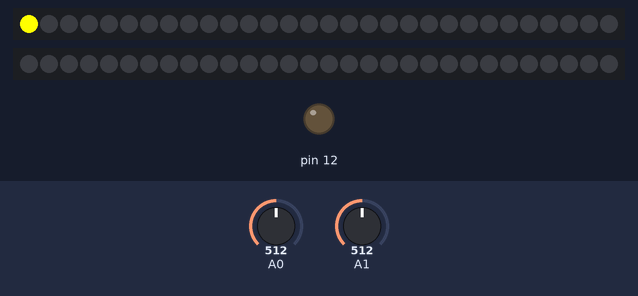
Bench run of a sketch on a simulated Arduino Uno, built with avr-gcc and run on an emulated ATmega328P. Shown: 2 × 30 RGB LEDs in strip order, left to right, output pins drawn as LEDs (lit = HIGH). The test bench sets the inputs (shaded band); at power-on: A0 = 512, A1 = 512.

Above: at 0.09 s.
At 10.5 s:
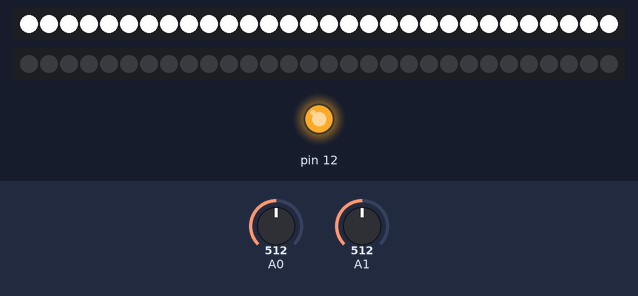
10.6 s: A0 set to 0
At 11.54 s:
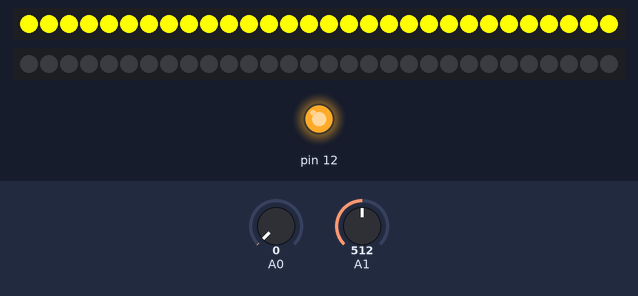
13.1 s: A0 set to 122
Timing chart, 0 to 16.1 s (numbered marks = the images above; inputs shaded):
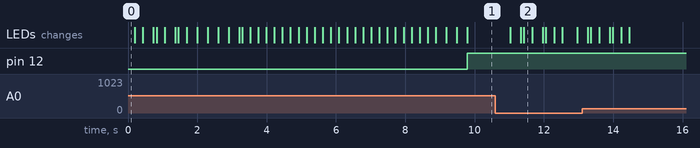

The sketch:

Povorot__L.ino
```cpp
long Z = 0;
long N = 0;
long NeoPix = 30;

#include <Adafruit_NeoPixel.h>
Adafruit_NeoPixel pixels_1 = Adafruit_NeoPixel(NeoPix, 2, NEO_GRB + NEO_KHZ800);
Adafruit_NeoPixel pixels_2 = Adafruit_NeoPixel(NeoPix, 3, NEO_GRB + NEO_KHZ800);

              /////////////////   L  //////////////
// povorot
void S1() {
  for (int count = 0; count < 3; count++) {
    for (int count = 0; count < NeoPix; count++) {
      Z = Z + 1;
      pixels_1.setBrightness(255);
       pixels_1.setPixelColor(Z-1, pixels_1.Color(255,255,0));
       pixels_1.show();
       delay(5);
    }
    delay(200);
    Z = 0;
    for (int count = 0; count < NeoPix; count++) {
      Z = Z + 1;
      pixels_1.setBrightness(255);
       pixels_1.setPixelColor(Z-1, pixels_1.Color(0,0,0));
       pixels_1.show();
       }
    Z = 0;
    delay(200);
  }
}

                      // beg stroka L
void S2() {
  Z = NeoPix + 1;
  for (int count = 0; count < NeoPix; count++) {
    for (int count = 0; count < NeoPix; count++) {
      Z = Z - 1;
      pixels_1.setBrightness(255);
       pixels_1.setPixelColor(Z-1, pixels_1.Color(0,0,153));
       pixels_1.show();
       delay(5);
      pixels_1.setBrightness(255);
       pixels_1.setPixelColor(Z-1, pixels_1.Color(0,0,0));
       pixels_1.show();
       }
    pixels_1.setBrightness(255);
     pixels_1.setPixelColor(Z-1, pixels_1.Color(0,0,153));
     pixels_1.show();
     Z = NeoPix + (Z + 1);
  }
  delay(100);
}

                       // beg tocka L
void S3() {
  Z = 0;
  for (int count = 0; count < NeoPix; count++) {
    Z = Z + 1;
    pixels_1.setBrightness(255);
     pixels_1.setPixelColor(Z-1, pixels_1.Color(255,255,255));
     pixels_1.show();
     delay(10);
    pixels_1.setBrightness(255);
     pixels_1.setPixelColor(Z-1, pixels_1.Color(51,51,51));
     pixels_1.show();
     }
  Z = NeoPix;
  for (int count = 0; count < NeoPix; count++) {
    Z = Z - 1;
    pixels_1.setBrightness(255);
     pixels_1.setPixelColor(Z-1, pixels_1.Color(255,255,255));
     pixels_1.show();
     delay(10);
    pixels_1.setBrightness(255);
     pixels_1.setPixelColor(Z-1, pixels_1.Color(51,51,51));
     pixels_1.show();
     }
}
                          // dxo L
void S4() {
  Z = 0;
  for (int count = 0; count < NeoPix; count++) {
    Z = Z + 1;
    pixels_1.setBrightness(255);
     pixels_1.setPixelColor(Z-1, pixels_1.Color(255,255,255));
     pixels_1.show();
     }
     ///vkl fara
  pinMode(12, OUTPUT);
   digitalWrite(12, 1);
}

                       // povorot knopka L
void S5() {
  for (int count = 0; count < 3; count++) {
    for (int count = 0; count < NeoPix; count++) {
      Z = Z + 1;
      pixels_1.setBrightness(255);
       pixels_1.setPixelColor(Z-1, pixels_1.Color(255,255,0));
       pixels_1.show();
       delay(5);
    }
    delay(200);
    Z = 0;
    for (int count = 0; count < NeoPix; count++) {
      Z = Z + 1;
      pixels_1.setBrightness(255);
       pixels_1.setPixelColor(Z-1, pixels_1.Color(0,0,0));
       pixels_1.show();
       }
    Z = 0;
    delay(200);
  }
}
                // povorot knopka dxo L
void S6() {
  for (int count = 0; count < NeoPix; count++) {
    Z = Z + 1;
    pixels_1.setBrightness(255);
    pixels_1.setPixelColor(Z-1, pixels_1.Color(255,255,255));
    pixels_1.show();
     }
}
   ///////////////////////////
void setup() {
  pinMode(12, OUTPUT);
  digitalWrite(12, 0);

  pixels_1.begin();
  pixels_2.begin();

  pinMode(A0,INPUT_PULLUP);
  pinMode(A1,INPUT_PULLUP);
}

void loop() {
    if (N == 0) {
      S1();
      S2();
      S3();
      S4();
      N = 1;
    }
    if (analogRead(A0) == 0) ////// povorot knopka L
    {
      S5();
      S6();
    }

    if (analogRead(A1) == 0) ////// povorot knopka R
    {
      ///
      ///
    }

  // povorot
  // beg stroka
  // beg tocka
  // povorot
  ///vkl fara
  // dxo
  // povorot knopka L
  // povorot knopka dxo L
}
```

Measured:
- after the input at 10.6 s, the LEDs: first change after 0.43 s (image 2 shows a later state)
